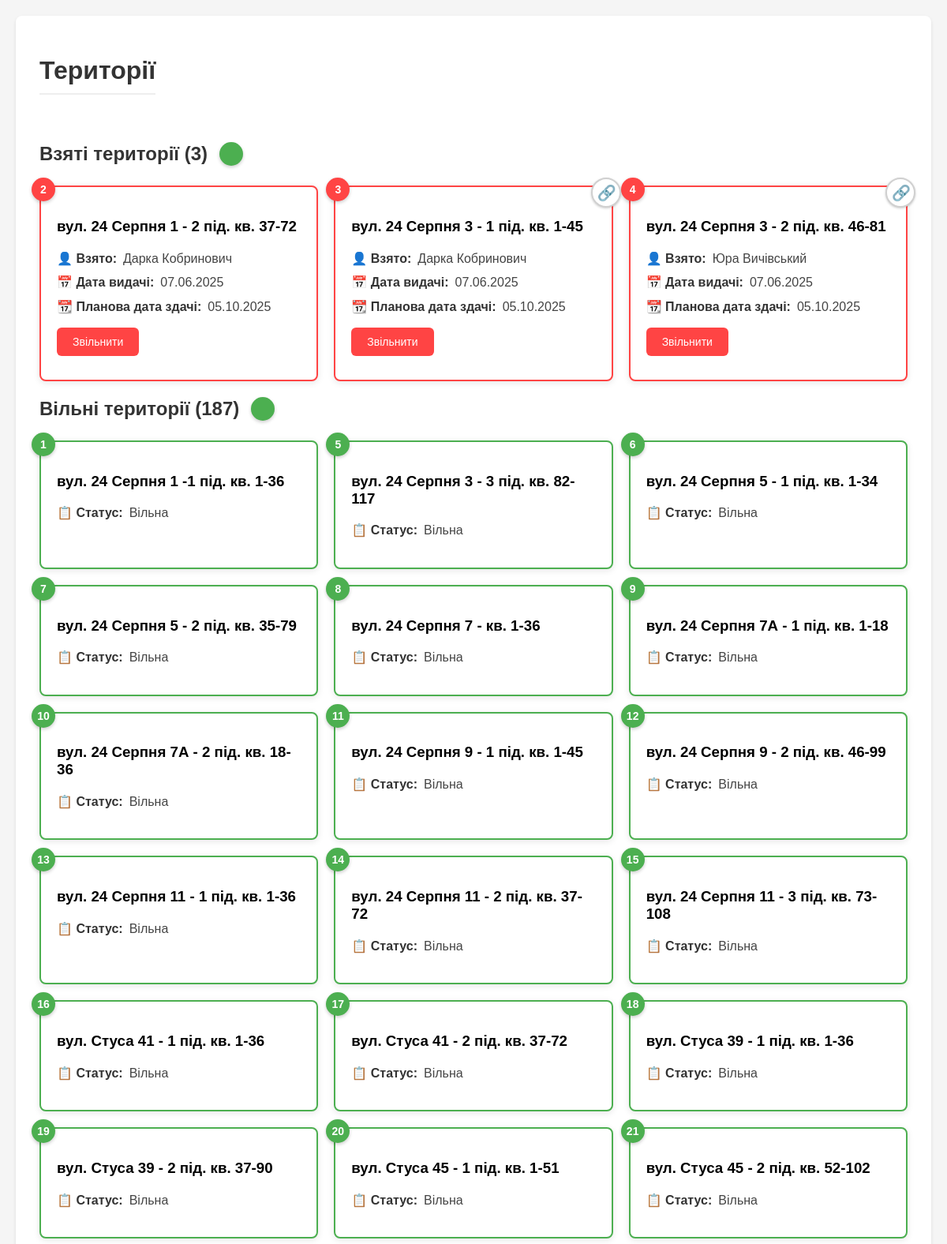
The page / (signed in, upper part) on the database its author committed.
### tables this page shows
CREATE TABLE "territories" (
                id INTEGER PRIMARY KEY,
                name TEXT,
                custom_name TEXT,
                status TEXT,
                taken_by TEXT,
                date_taken TEXT,
                date_due TEXT,
                notes TEXT
            , image_url TEXT);

### app.py (the view)
@app.route('/')
def index():
    if not session.get('logged_in'):
        return redirect(url_for('login'))
    try:
        territories = db.get_all_territories()
        taken = []
        free = []
        for territory in territories:
            image_path = os.path.join(app.static_folder, 'uploads', 'territories', f"{territory['id']}.jpg")
            has_image = os.path.exists(image_path)
            territory_tuple = (
                territory['id'],
                territory['name'] or f"Територія {territory['id']}",
                territory['status'],
                territory['taken_by'],
                territory['date_taken'],
                territory['date_due'],
                territory['notes'],
                has_image  # Add has_image as the last element of tuple
            )
            if territory['status'] == 'Взято':
                due_date = datetime.strptime(territory['date_due'], '%d.%m.%Y') if territory['date_due'] else None
                is_due_soon = False
                if due_date:
                    days_left = (due_date - datetime.now()).days
                    is_due_soon = days_left <= 10
                taken.append((territory_tuple, is_due_soon))
            else:
                free.append(territory_tuple)
        return render_template('index.html',
                            taken=taken,
                            free=free,
                            is_admin=(session.get('role') == 'admin'))
    except Exception as e:
        logger.error(f"Помилка при отриманні даних: {str(e)}")
        return "Помилка при отриманні даних", 500

### app.py (called while the page is built)
@app.context_processor
def utility_processor():
    return dict(get_full_url=get_full_url)

### templates/index.html (shortened to what this page needs)
<!DOCTYPE html>
<html lang="uk">
<head>
  <link rel="stylesheet" href="{{ url_for('static', filename='css/style.css') }}">
</head>
<body>
  <div class="container">
    <div class="header-actions">
      <h1>Території</h1>
    </div>
    <div class="section">
      <h2 class="section-title">
        Взяті території ({{ taken|length }})
        <div class="toggle" id="toggleTaken"></div>
      </h2>
      <div class="territory-grid" id="takenGrid">
        {% for territory, is_overdue in taken %}
        <div class="territory-card taken {% if is_overdue %}overdue{% endif %}" onclick="window.location.href='{{ url_for('update_territory', territory_id=territory[0]) }}'">
          {% if territory[7] %}
          {% set share_text = '📍 ' ~ territory[1] ~ '%0A' ~
                            '👤 Взято: ' ~ territory[3] ~ '%0A' ~
                            '📅 ' ~ territory[4] ~ ' → ' ~ territory[5] %}
          {% if territory[6] %}
            {% set share_text = share_text ~ '%0A📝 ' ~ territory[6] %}
          {% endif %}
          <button class="share-btn"
                  onclick="event.stopPropagation()"
                  data-name="{{ territory[1] }}"
                  data-url="{{ url_for('static', filename='uploads/territories/' ~ territory[0] ~ '.jpg', _external=True) }}"
                  data-text="{{ share_text }}"
                  title="Поділитись">
            🔗
          </button>
          {% endif %}
          <div class="territory-number">{{ territory[0] }}</div>
          <h3>{{ territory[1] }}</h3>
          <div class="territory-info">
            <p><strong>👤 Взято:</strong> {{ territory[3] }}</p>
            <p><strong>📅 Дата видачі:</strong> {{ territory[4] }}</p>
            <p><strong>📆 Планова дата здачі:</strong>
              <span {% if is_overdue %}class="overdue-date"{% endif %}>
                {{ territory[5] }}
              </span>
            </p>
          </div>
          {% if is_admin %}
          <div class="button-group">
            <form action="{{ url_for('release_territory', territory_id=territory[0]) }}" method="POST" style="display: inline;" onclick="event.stopPropagation()">
              <button type="submit" class="btn btn-danger">Звільнити</button>
            </form>
          </div>
          {% endif %}
        </div>
        {% endfor %}
      </div>
    </div>
    <div class="section">
      <h2 class="section-title">
        Вільні території ({{ free|length }})
        <div class="toggle" id="toggleFree"></div>
      </h2>
      <div class="territory-grid" id="freeGrid">
        {% for territory in free %}
        <div class="territory-card free" onclick="window.location.href='{{ url_for('update_territory', territory_id=territory[0]) }}'">
          <div class="territory-number">{{ territory[0] }}</div>
          <h3>{{ territory[1] }}</h3>
          <div class="territory-info">
            <p><strong>📋 Статус:</strong> {{ territory[2] }}</p>
          </div>
        </div>
        {% endfor %}
      </div>
    </div>
  </div>
</body>
</html>

### static/css/style.css (style rules this page uses)
body { font-family: Arial, sans-serif; margin: 0; padding: 20px; background-color: #f5f5f5; }
.container { max-width: 1200px; margin: 0 auto; background: white; padding: 30px; border-radius: 8px; box-shadow: 0 2px 4px rgba(0,0,0,0.1); }
h1 { color: #333; margin-bottom: 30px; padding-bottom: 10px; border-bottom: 2px solid #eee; }
.territory-grid { display: grid; grid-template-columns: repeat(auto-fill, minmax(280px, 1fr)); gap: 20px; }
.territory-card { background: #fff; border-radius: 8px; padding: 20px; box-shadow: 0 2px 8px rgba(0,0,0,0.1); position: relative; transition: all 0.3s ease; cursor: pointer; }
.territory-card.taken { border: 2px solid #ff4444; }
.territory-card.free { border: 2px solid #4CAF50; }
.territory-number { position: absolute; top: -12px; left: -12px; width: 30px; height: 30px; background: #4CAF50; color: white; border-radius: 50%; display: flex; align-items: center; justify-content: center; font-size: 14px; font-weight: bold; box-shadow: 0 2px 4px rgba(0,0,0,0.2); }
.territory-card.taken .territory-number { background: #ff4444; }
.territory-info { margin: 15px 0; color: #444; }
.territory-info p { margin: 8px 0; line-height: 1.4; display: flex; align-items: center; gap: 8px; }
.territory-info strong { color: #333; display: inline-flex; align-items: center; gap: 4px; }
label, h2 { display: flex !important; align-items: center; gap: 8px; }
.btn { display: inline-block; padding: 10px 20px; border: none; border-radius: 6px; cursor: pointer; text-decoration: none; font-size: 14px; font-weight: 500; transition: all 0.2s ease; margin-right: 10px; margin-bottom: 10px; }
.btn-danger { background: #ff4444; color: white; }
.toggle { width: 30px; height: 30px; background-color: #4CAF50; border-radius: 50%; box-shadow: 0 2px 4px rgba(0,0,0,0.2); cursor: pointer; transition: all 0.3s ease; position: relative; }
.section-title { color: #333; margin-bottom: 25px; font-size: 1.5em; display: flex; align-items: center; gap: 15px; }
.header-actions { display: flex; justify-content: space-between; align-items: center; margin-bottom: 30px; }

### templates/index.html (style rules this page uses)
.territory-card { position: relative; }
.share-btn { position: absolute; top: -12px; right: -12px; background: #fff; border: 2px solid #d0d0d0; border-radius: 50%; width: 38px; height: 38px; font-size: 1.2rem; line-height: 1; cursor: pointer; box-shadow: 0 1px 3px rgba(0,0,0,.2); transition: transform .2s; z-index: 10; }

### rows shown on the page
territories: id "2", custom_name "вул. 24 Серпня 1 - 2 під. кв. 37-72", taken_by "Дарка Кобринович", date_taken "07.06.2025", date_due "05.10.2025"
territories: id "3", custom_name "вул. 24 Серпня 3 - 1 під. кв. 1-45", taken_by "Дарка Кобринович", date_taken "07.06.2025", date_due "05.10.2025"
territories: id "4", custom_name "вул. 24 Серпня 3 - 2 під. кв. 46-81", taken_by "Юра Вичівський", date_taken "07.06.2025", date_due "05.10.2025"
territories: id "1", custom_name "вул. 24 Серпня 1 -1 під. кв. 1-36", status "Вільна"
territories: id "5", custom_name "вул. 24 Серпня 3 - 3 під. кв. 82-117", status "Вільна"
territories: id "6", custom_name "вул. 24 Серпня 5 - 1 під. кв. 1-34", status "Вільна"
territories: id "7", custom_name "вул. 24 Серпня 5 - 2 під. кв. 35-79", status "Вільна"
territories: id "8", custom_name "вул. 24 Серпня 7 - кв. 1-36", status "Вільна"
territories: id "9", custom_name "вул. 24 Серпня 7А - 1 під. кв. 1-18", status "Вільна"
territories: id "10", custom_name "вул. 24 Серпня 7А - 2 під. кв. 18-36", status "Вільна"
territories: id "11", custom_name "вул. 24 Серпня 9 - 1 під. кв. 1-45", status "Вільна"
territories: id "12", custom_name "вул. 24 Серпня 9 - 2 під. кв. 46-99", status "Вільна"
territories: id "13", custom_name "вул. 24 Серпня 11 - 1 під. кв. 1-36", status "Вільна"
territories: id "14", custom_name "вул. 24 Серпня 11 - 2 під. кв. 37-72", status "Вільна"
territories: id "15", custom_name "вул. 24 Серпня 11 - 3 під. кв. 73-108", status "Вільна"
territories: id "16", custom_name "вул. Стуса 41 - 1 під. кв. 1-36", status "Вільна"
territories: id "17", custom_name "вул. Стуса 41 - 2 під. кв. 37-72", status "Вільна"
territories: id "18", custom_name "вул. Стуса 39 - 1 під. кв. 1-36", status "Вільна"
territories: id "19", custom_name "вул. Стуса 39 - 2 під. кв. 37-90", status "Вільна"
territories: id "20", custom_name "вул. Стуса 45 - 1 під. кв. 1-51", status "Вільна"
territories: id "21", custom_name "вул. Стуса 45 - 2 під. кв. 52-102", status "Вільна"

### other values the page prints
{{ taken|length }} "3"
{{ free|length }} "187"
